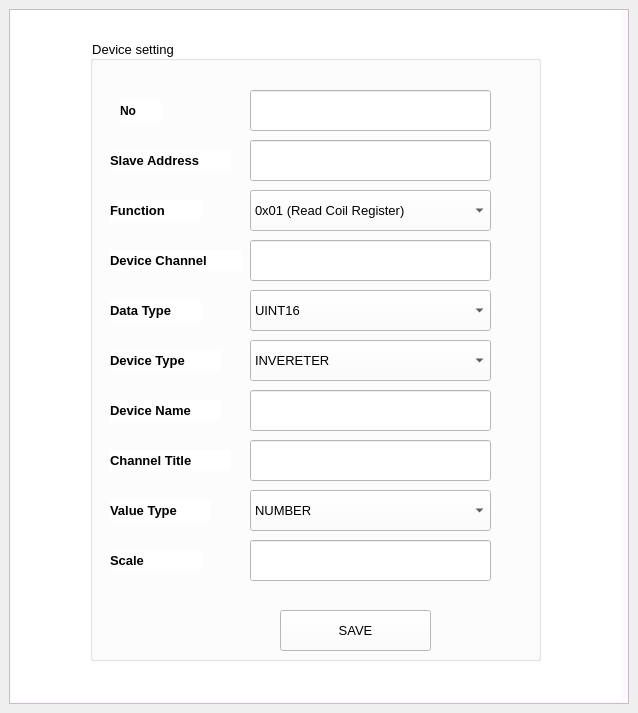
<?xml version="1.0" encoding="UTF-8"?>
<ui version="4.0">
 <class>slave</class>
 <widget class="QMainWindow" name="slave">
  <property name="geometry">
   <rect>
    <x>0</x>
    <y>0</y>
    <width>638</width>
    <height>713</height>
   </rect>
  </property>
  <property name="windowTitle">
   <string>Setting Slave</string>
  </property>
  <widget class="QWidget" name="centralwidget">
   <layout class="QVBoxLayout" name="verticalLayout">
    <item>
     <widget class="QScrollArea" name="scrollArea">
      <property name="styleSheet">
       <string notr="true">background-color:rgb(255, 248, 254)
</string>
      </property>
      <property name="widgetResizable">
       <bool>true</bool>
      </property>
      <widget class="QWidget" name="scrollAreaWidgetContents">
       <property name="geometry">
        <rect>
         <x>0</x>
         <y>0</y>
         <width>614</width>
         <height>689</height>
        </rect>
       </property>
       <widget class="QFrame" name="seial_workspace">
        <property name="geometry">
         <rect>
          <x>0</x>
          <y>0</y>
          <width>611</width>
          <height>691</height>
         </rect>
        </property>
        <property name="styleSheet">
         <string notr="true">background-color:rgb(255, 255, 255)</string>
        </property>
        <widget class="QGroupBox" name="groupBox_2">
         <property name="geometry">
          <rect>
           <x>80</x>
           <y>30</y>
           <width>451</width>
           <height>621</height>
          </rect>
         </property>
         <property name="font">
          <font>
           <pointsize>10</pointsize>
           <underline>false</underline>
          </font>
         </property>
         <property name="title">
          <string>Device setting</string>
         </property>
         <widget class="QLabel" name="label_23">
          <property name="geometry">
           <rect>
            <x>30</x>
            <y>60</y>
            <width>41</width>
            <height>21</height>
           </rect>
          </property>
          <property name="font">
           <font>
            <pointsize>9</pointsize>
            <weight>75</weight>
            <bold>true</bold>
           </font>
          </property>
          <property name="text">
           <string>No</string>
          </property>
         </widget>
         <widget class="QLabel" name="label_24">
          <property name="geometry">
           <rect>
            <x>20</x>
            <y>110</y>
            <width>121</width>
            <height>21</height>
           </rect>
          </property>
          <property name="font">
           <font>
            <pointsize>10</pointsize>
            <weight>75</weight>
            <bold>true</bold>
           </font>
          </property>
          <property name="text">
           <string>Slave Address</string>
          </property>
         </widget>
         <widget class="QLabel" name="label_25">
          <property name="geometry">
           <rect>
            <x>20</x>
            <y>160</y>
            <width>91</width>
            <height>21</height>
           </rect>
          </property>
          <property name="font">
           <font>
            <pointsize>10</pointsize>
            <weight>75</weight>
            <bold>true</bold>
           </font>
          </property>
          <property name="text">
           <string>Function</string>
          </property>
         </widget>
         <widget class="QLineEdit" name="no">
          <property name="geometry">
           <rect>
            <x>160</x>
            <y>50</y>
            <width>241</width>
            <height>41</height>
           </rect>
          </property>
          <property name="font">
           <font>
            <pointsize>10</pointsize>
           </font>
          </property>
          <property name="text">
           <string/>
          </property>
         </widget>
         <widget class="QLineEdit" name="slaveaddress">
          <property name="geometry">
           <rect>
            <x>160</x>
            <y>100</y>
            <width>241</width>
            <height>41</height>
           </rect>
          </property>
          <property name="font">
           <font>
            <pointsize>10</pointsize>
           </font>
          </property>
          <property name="text">
           <string/>
          </property>
         </widget>
         <widget class="QComboBox" name="function">
          <property name="geometry">
           <rect>
            <x>160</x>
            <y>150</y>
            <width>241</width>
            <height>41</height>
           </rect>
          </property>
          <property name="font">
           <font>
            <pointsize>10</pointsize>
           </font>
          </property>
          <item>
           <property name="text">
            <string>0x01 (Read Coil Register)</string>
           </property>
          </item>
          <item>
           <property name="text">
            <string>0x02 (Read Discrete Register)</string>
           </property>
          </item>
          <item>
           <property name="text">
            <string>0x03 (Read Holding Register)</string>
           </property>
          </item>
          <item>
           <property name="text">
            <string>0x04  (Read Input Register)</string>
           </property>
          </item>
          <item>
           <property name="text">
            <string>0x05 (Write Coil Register)</string>
           </property>
          </item>
          <item>
           <property name="text">
            <string>0x06 (Write Holding Register)</string>
           </property>
          </item>
         </widget>
         <widget class="QLabel" name="label_26">
          <property name="geometry">
           <rect>
            <x>20</x>
            <y>210</y>
            <width>131</width>
            <height>21</height>
           </rect>
          </property>
          <property name="font">
           <font>
            <pointsize>10</pointsize>
            <weight>75</weight>
            <bold>true</bold>
           </font>
          </property>
          <property name="text">
           <string>Device Channel</string>
          </property>
         </widget>
         <widget class="QLineEdit" name="devicechannel">
          <property name="geometry">
           <rect>
            <x>160</x>
            <y>200</y>
            <width>241</width>
            <height>41</height>
           </rect>
          </property>
          <property name="font">
           <font>
            <pointsize>10</pointsize>
           </font>
          </property>
          <property name="text">
           <string/>
          </property>
         </widget>
         <widget class="QLabel" name="label_27">
          <property name="geometry">
           <rect>
            <x>20</x>
            <y>260</y>
            <width>91</width>
            <height>21</height>
           </rect>
          </property>
          <property name="font">
           <font>
            <pointsize>10</pointsize>
            <weight>75</weight>
            <bold>true</bold>
           </font>
          </property>
          <property name="text">
           <string>Data Type</string>
          </property>
         </widget>
         <widget class="QLabel" name="label_28">
          <property name="geometry">
           <rect>
            <x>20</x>
            <y>310</y>
            <width>111</width>
            <height>21</height>
           </rect>
          </property>
          <property name="font">
           <font>
            <pointsize>10</pointsize>
            <weight>75</weight>
            <bold>true</bold>
           </font>
          </property>
          <property name="text">
           <string>Device Type</string>
          </property>
         </widget>
         <widget class="QLabel" name="label_29">
          <property name="geometry">
           <rect>
            <x>20</x>
            <y>360</y>
            <width>111</width>
            <height>21</height>
           </rect>
          </property>
          <property name="font">
           <font>
            <pointsize>10</pointsize>
            <weight>75</weight>
            <bold>true</bold>
           </font>
          </property>
          <property name="text">
           <string>Device Name</string>
          </property>
         </widget>
         <widget class="QLineEdit" name="devicename">
          <property name="geometry">
           <rect>
            <x>160</x>
            <y>350</y>
            <width>241</width>
            <height>41</height>
           </rect>
          </property>
          <property name="font">
           <font>
            <pointsize>10</pointsize>
           </font>
          </property>
          <property name="text">
           <string/>
          </property>
         </widget>
         <widget class="QLabel" name="label_30">
          <property name="geometry">
           <rect>
            <x>20</x>
            <y>410</y>
            <width>121</width>
            <height>21</height>
           </rect>
          </property>
          <property name="font">
           <font>
            <pointsize>10</pointsize>
            <weight>75</weight>
            <bold>true</bold>
           </font>
          </property>
          <property name="text">
           <string>Channel Title</string>
          </property>
         </widget>
         <widget class="QLineEdit" name="channeltitle">
          <property name="geometry">
           <rect>
            <x>160</x>
            <y>400</y>
            <width>241</width>
            <height>41</height>
           </rect>
          </property>
          <property name="font">
           <font>
            <pointsize>10</pointsize>
           </font>
          </property>
          <property name="text">
           <string/>
          </property>
         </widget>
         <widget class="QLabel" name="label_31">
          <property name="geometry">
           <rect>
            <x>20</x>
            <y>460</y>
            <width>101</width>
            <height>21</height>
           </rect>
          </property>
          <property name="font">
           <font>
            <pointsize>10</pointsize>
            <weight>75</weight>
            <bold>true</bold>
           </font>
          </property>
          <property name="text">
           <string>Value Type</string>
          </property>
         </widget>
         <widget class="QLabel" name="label_32">
          <property name="geometry">
           <rect>
            <x>20</x>
            <y>510</y>
            <width>91</width>
            <height>21</height>
           </rect>
          </property>
          <property name="font">
           <font>
            <pointsize>10</pointsize>
            <weight>75</weight>
            <bold>true</bold>
           </font>
          </property>
          <property name="text">
           <string>Scale</string>
          </property>
         </widget>
         <widget class="QLineEdit" name="scale">
          <property name="geometry">
           <rect>
            <x>160</x>
            <y>500</y>
            <width>241</width>
            <height>41</height>
           </rect>
          </property>
          <property name="font">
           <font>
            <pointsize>10</pointsize>
           </font>
          </property>
          <property name="text">
           <string/>
          </property>
         </widget>
         <widget class="QPushButton" name="save">
          <property name="geometry">
           <rect>
            <x>190</x>
            <y>570</y>
            <width>151</width>
            <height>41</height>
           </rect>
          </property>
          <property name="font">
           <font>
            <pointsize>10</pointsize>
           </font>
          </property>
          <property name="text">
           <string>SAVE</string>
          </property>
         </widget>
         <widget class="QComboBox" name="datatype">
          <property name="geometry">
           <rect>
            <x>160</x>
            <y>250</y>
            <width>241</width>
            <height>41</height>
           </rect>
          </property>
          <property name="font">
           <font>
            <pointsize>10</pointsize>
           </font>
          </property>
          <item>
           <property name="text">
            <string>UINT16</string>
           </property>
          </item>
          <item>
           <property name="text">
            <string>INT16</string>
           </property>
          </item>
          <item>
           <property name="text">
            <string>UINT32</string>
           </property>
          </item>
          <item>
           <property name="text">
            <string>INT32</string>
           </property>
          </item>
          <item>
           <property name="text">
            <string>FLOAT32</string>
           </property>
          </item>
         </widget>
         <widget class="QComboBox" name="devicetype">
          <property name="geometry">
           <rect>
            <x>160</x>
            <y>300</y>
            <width>241</width>
            <height>41</height>
           </rect>
          </property>
          <property name="font">
           <font>
            <pointsize>10</pointsize>
           </font>
          </property>
          <item>
           <property name="text">
            <string>INVERETER</string>
           </property>
          </item>
          <item>
           <property name="text">
            <string>METER</string>
           </property>
          </item>
          <item>
           <property name="text">
            <string>WEATHER STATION</string>
           </property>
          </item>
         </widget>
         <widget class="QComboBox" name="valuetype">
          <property name="geometry">
           <rect>
            <x>160</x>
            <y>450</y>
            <width>241</width>
            <height>41</height>
           </rect>
          </property>
          <property name="font">
           <font>
            <pointsize>10</pointsize>
           </font>
          </property>
          <item>
           <property name="text">
            <string>NUMBER</string>
           </property>
          </item>
          <item>
           <property name="text">
            <string>BOOLEAN</string>
           </property>
          </item>
          <item>
           <property name="text">
            <string>STRING</string>
           </property>
          </item>
         </widget>
        </widget>
       </widget>
      </widget>
     </widget>
    </item>
   </layout>
  </widget>
 </widget>
 <resources/>
 <connections/>
</ui>
